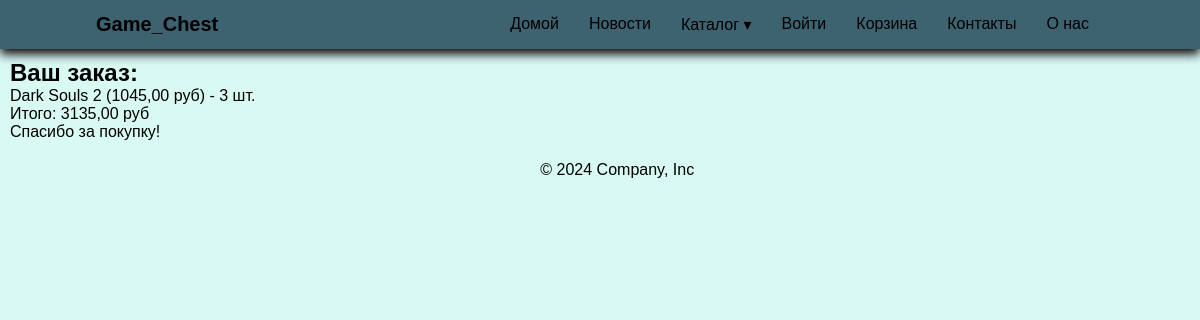
Page /order/4/ on the committed database.
### main/models.py (models this page shows, shortened)
class OrderProduct(models.Model):
    order = models.ForeignKey(
        'Order', on_delete=models.CASCADE, verbose_name='Заказ'
    )
    product = models.ForeignKey(
        Product, on_delete=models.CASCADE, verbose_name='Товар'
    )
    quantity = models.IntegerField(verbose_name='Количество')
    price = models.DecimalField(
        max_digits=12, decimal_places=2, verbose_name='Цена'
    )

class Product(models.Model):
    title = models.CharField(
        max_length=255, blank=False, verbose_name='Название'
    )
    image = models.ImageField(
        upload_to='products', blank=True, null=True, verbose_name='Изображение'
    )
    description = models.TextField(
        verbose_name='Описание', default='', blank=True
    )
    release = models.TextField(
        verbose_name='Дата выхода', default='', blank=True
    )
    publisher = models.TextField(
        verbose_name='Издатель', default='', blank=True
    )
    developer = models.TextField(
        verbose_name='Разработчик', default='', blank=True
    )
    price = models.DecimalField(
        max_digits=8, decimal_places=2, verbose_name='Цена'
    )
    original_price = models.DecimalField(
        max_digits=8, decimal_places=2, blank=True, null=True, verbose_name='Цена без скидки(зачеркнуто)'
    )
    count = models.IntegerField(
        default=0, verbose_name='Количество'
    )
    is_active = models.BooleanField(default=True, verbose_name='Активен?')
    created_at = models.DateTimeField(
        auto_now_add=True, verbose_name='Дата создания'
    )
    updated_at = models.DateTimeField(
        auto_now=True, verbose_name='Дата обновления'
    )
    categories = models.ManyToManyField(
        Category, verbose_name='Категории'
    )
    class Meta:
        verbose_name = 'Товар'
        verbose_name_plural = 'Товары'

class Order(models.Model):
    class Status(models.TextChoices):
        CREATED = 'CREATED', 'Создан'
        PAYED = 'PAYED', 'Оплачен'
        IN_PROGRESS = 'IN_PROGRESS', 'В обработке'
        DELIVERING = 'DELIVERING', 'Доставляется'
        DELIVERED = 'DELIVERED', 'Доставлен'
        CANCELED = 'CANCELED', 'Отменен'
    user = models.ForeignKey(
        User, on_delete=models.CASCADE, verbose_name='Пользователь'
    )
    products = models.ManyToManyField(
        Product, verbose_name='Товары',
        through=OrderProduct,
        through_fields=('order', 'product')
    )
    status = models.CharField(
        verbose_name='Статус',
        max_length=15, choices=Status.choices, default=Status.CREATED
    )
    created_at = models.DateTimeField(
        auto_now_add=True, verbose_name='Дата создания'
    )
    updated_at = models.DateTimeField(
        auto_now=True, verbose_name='Дата обновления'
    )
    created_at = models.DateTimeField(
        auto_now_add=True, verbose_name='Дата создания'
    )
    updated_at = models.DateTimeField(
        auto_now=True, verbose_name='Дата обновления'
    )
    @property
    def total_price(self):
        return sum([
            order_product.price * order_product.quantity
            for order_product in OrderProduct.objects.filter(order=self)
        ])
    class Meta:
        verbose_name = 'Заказ'
        verbose_name_plural = 'Заказы'

### main/views.py (the view)
# urls.py: path('order/<int:id>/', views.get_order_view, name='get_order'),
@require_http_methods(["GET"])
def get_order_view(request: HttpRequest, id: int):
    try:
        order = Order.objects.get(id=id)
    except Order.DoesNotExist:
        raise Http404('Заказ не найден')
    return HttpResponse(render(request, 'order.html', {
        'order': order,
        'products': OrderProduct.objects.filter(order=order),
    }))

### main/context.py (called while the page is built)
def get_categories_select(request):
    categories = Category.objects.all()
    return {'categories': categories}

### main/templates/order.html (shortened to what this page needs)
{% extends 'base.html' %}
{% load static %}
{% block head %}
<link rel="stylesheet" href="{% static '/order/styles/order.css' %}">
{% endblock %}
{% block content %}
<h2>Ваш заказ:</h2>
{% for item in products %}
<p>{{ item.product.title }} ({{ item.price }} руб) - {{ item.quantity }} шт.</p>
{% endfor %}
<p>Итого: {{ order.total_price }} руб</p>
<p>Спасибо за покупку!</p>
{% endblock %}

### main/static/base/styles/base.css (style rules this page uses)
* { margin: 0; padding: 0; box-sizing: border-box; font-family: sans-serif; list-style: none; text-decoration: none; }
body { height: 100vh; background-size: cover; background-position: center; background-color: #d9f9f3; color: black; }

### rows in the picture
OrderProduct: product "Dark Souls 2", price "1045,00", quantity "3"
Order: total_price "3135,00"
